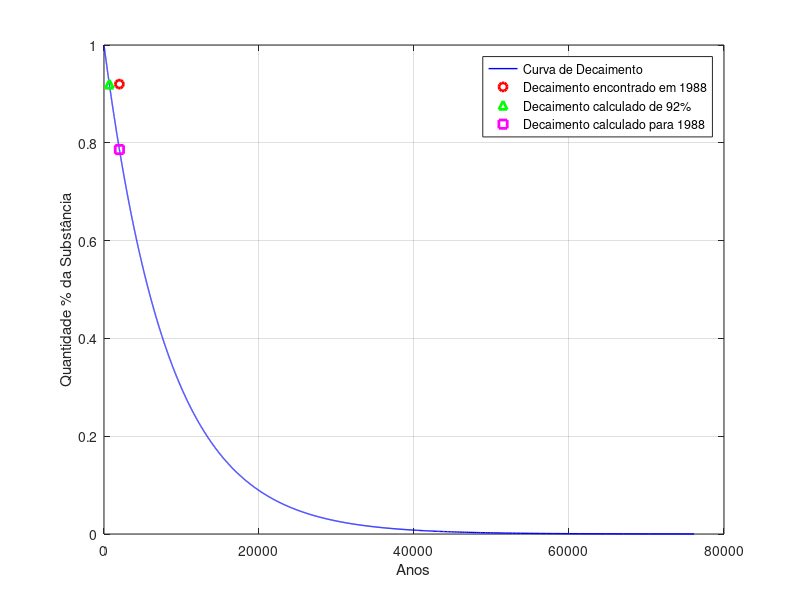

Recreate this plot in MATLAB.
clc;

clear all;

format short;

% Meia vida do elemento em anos

tau = 5730

% Percentual restante do quantidade original no tempo medido

rest = 0.92

% Datação, tempo em anos, calculado pela constante de decaimento

t1 = -tau * log2(rest)

% Datação, tempo em anos, calculado pela meia-vida

t2 = -(tau/log(2))*log(rest)

%Conjunto para o intervalo de 100% até 70% de quantidade de C14

%remain=[1:-0.0001:.7];
remain=[1:-0.0001:0];


%Anos

t3 = -(tau/log(2))*log (remain);


%y1 = exp(t3/(-tau/log(2)));


%Cáculo do valor para o ano de 1988
y2 = exp(1988/(-tau/log(2)))

%Curva de decaimento
plot(t3,remain,'-b','linewidth',1)

hold on

%Decaimento encontrado em 1988

plot(1988,0.92,'or','linewidth',2)

%Valor calculado para 92% de decaimento

plot(t2,rest,'^g','linewidth',2)

%Valor calculado para o  decaimento no ano de 1988

plot(1988,y2,'sm','linewidth',2)
grid on

legend('Curva de Decaimento','Decaimento encontrado em 1988','Decaimento calculado de 92%','Decaimento calculado para 1988')


xlabel('Anos')
ylabel('Quantidade % da Substância')


